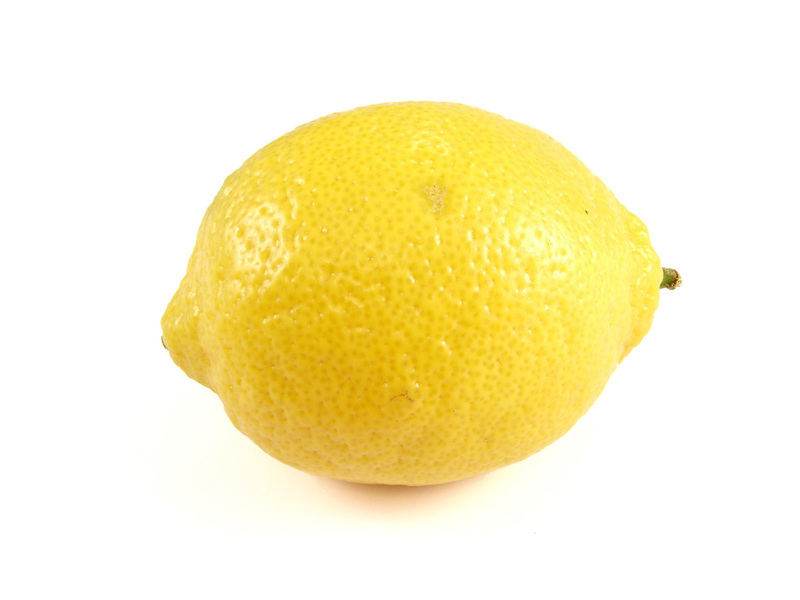
#> input picture img_entrenamiento/limon_6.jpg, 800 x 600 px, found by its file name
$ python Extraccion_Caracteristicas.py
#> lines starting #> are read from the running program, lines starting #| are printed output that depends on the picture; after the words box and inside, x2 and y2 are one past the last pixel; in counts of white or black regions, pixels touching at a corner belong together; long printed decimals are rounded
### Proseacimiento.py
"""Necesito de aca poder obtener aquellas imagenes que sirvan

 - Contorno
 - Im Gris
 - Im Binaria ---> Mascara
"""
import cv2
import numpy as np


# [92 lines left out: functions Aplicar_Mascara, Apila_horizontal, Mostrar_con_bordes, Get_Mascara, Contornear, Get_Contorno, not called in this run]


def Filtrados(imagen):
    """
    Recibe un IMAGEN\n
    DEVUELVE un MASCARA Y CONTONRNO
    """


 # ---- PREPROCESAMIENTO Y FILTRADO ----------


    img = imagen.copy()


    # img_erosion = cv2.erode(img, kernel, iterations=1)
    # img_dilation = cv2.dilate(img_erosion, kernel, iterations=1)
    kernel_close = np.ones((9,9), np.uint8)
    kernel_erosion = np.ones((3,3), np.uint8)
    contorno = None

    # PRUEBA 1

    # edge_1 = cv2.edgePreservingFilter( img, flags = 2, sigma_s= 50 , sigma_r = 0.30 )
    # style_0 = cv2.stylization(edge_1 , sigma_s = 60, sigma_r = 0.6 )
    edge = cv2.edgePreservingFilter( img, flags = 2, sigma_s= 50 , sigma_r = 0.50 )
    style = cv2.stylization(edge , sigma_s = 50, sigma_r = 0.4 )
    gris = cv2.cvtColor( style, cv2.COLOR_BGR2GRAY)


    # blur = cv2.GaussianBlur(gris,(5,5),0)
    # t, th = cv2.threshold(gris, 0, 255, cv2.THRESH_BINARY_INV | cv2.THRESH_OTSU)
    th = cv2.adaptiveThreshold(gris, 255 , cv2.ADAPTIVE_THRESH_GAUSSIAN_C ,cv2.THRESH_BINARY_INV, 555 ,2)
    # ret, th = cv2.threshold(gris, 0, 255, cv2.THRESH_BINARY_INV+cv2.THRESH_OTSU)

    mascara = cv2.morphologyEx(th, cv2.MORPH_CLOSE, kernel_close)
    img_erosion = cv2.erode(mascara, kernel_erosion, iterations=1)

    contours, _ = cv2.findContours(img_erosion, cv2.RETR_TREE, cv2.CHAIN_APPROX_SIMPLE)
    buenos_cnt =list()
    for c in contours:

        area = cv2.contourArea(c)

        if  (img.shape[0] * img.shape[1])*0.1 < area  and area < (img.shape[0] * img.shape[1])*0.75:

            buenos_cnt.append(c)
        # cv2.drawContours(img, [c], 0, (0, 255, 0), 2, cv2.LINE_AA)
        # cv2.imshow('imaima',img)

    cnt = max(buenos_cnt, key=cv2.contourArea)

    # [7 lines of commented-out code are left out]


    MASCARA  = img_erosion
    CONTORNO = cnt


    return MASCARA, CONTORNO


# [67 lines left out: function PreProcesamiento, not called in this run]


# [12 lines that do not run on import are left out]

### Extraccion_Caracteristicas.py
from math import pi
import cv2
import imutils
import numpy as np
from numpy.lib.type_check import imag
import matplotlib.pyplot as plt

from collections import Counter

import Proseacimiento


def Get_Vector_Caracteristicas(imagen, mascara, contorno):

    CARACTERISTICAS = list()

    # cv2.imshow('Imagen Original', imagen)
    prop_cnt = Calc_Propiedades_Contorno(contorno,mascara)

    prop_hist = Propiedades_Histograma(imagen, mascara)

 # !!!!!!!!!!!!!!!1  Usar concatencion de dos lista o empaquetamiento para unirlas y crear las caracteristicas
    for cnt in prop_cnt:
        CARACTERISTICAS.append(cnt)
    for hist in prop_hist:
        CARACTERISTICAS.append(hist)


    return CARACTERISTICAS

def Calc_Propiedades_Contorno( cnt , masc):
    """
    En principio recibe una Fruta, puede recibir el contorno de la misma directamente.
    calcula las propiedades mas relevante
    Las guarda en un LISTA  o en un DICCIONARIO (decidirlo)

    """
    propiedades = list()


 #MOMENTOS HU
    x, y, width, height = cv2.boundingRect(cnt)

    roi = cv2.resize(masc[y:y + height, x:x + width], (50, 50))
    momentos_hu = cv2.HuMoments(cv2.moments(roi)).flatten()
    propiedades.extend([momentos_hu[0], momentos_hu[2], momentos_hu[2]]) #Usa los 3 primeros momentos
    # propiedades.extend(momentos_hu[0:3]) #Usa los 3 primeros momentos

    # MOMENTOS deL controno
    M = cv2.moments(cnt)


    #centroide
    #Coordenadas del centoride
    cx = int(M['m10']/M['m00'])
    cy = int(M['m01']/M['m00'])


  #El AREA DEL CONTORNOP viene dada por la función cv2.contourArea() o por el momento M [‘m00’].
    area = cv2.contourArea(cnt)

  # PERIMETRO
    perimetro = cv2.arcLength(cnt,True)


  # RELACION DE ASPECTO
    #razón entre el ancho y la altura del contorno del objeto
    x,y,w,h = cv2.boundingRect(cnt)
    aspect_ratio = float(w)/h

  #LA EXTEBSION : es la razón entre el área del contorno y el área del rectángulo delimitador
    rect_area = w*h
    extension = float(area)/rect_area

  # SOLIDEZ
    #  es la razón entre el área del contorno y el área de su envoltura convexa.
    envoltura = cv2.convexHull(cnt)
    area_envoltura = cv2.contourArea(envoltura)
    solidez = float(area)/area_envoltura
  #


    #Diámetro equivalente diámetro del círculo cuya área es igual que el área del contorno.
    equi_diametro = np.sqrt(4*area/np.pi)


    # print(f'El DIAMETRO EQUIVALENTE es : {equi_diametro}')


    # ORIENTACION
    # La orientación es el ángulo que forma el eje mayor de la elipse circunscrita
    # al objeto, con la dirección horizontal.
    # El siguiente método también da las longitudes del Eje Mayor y del Eje Menor de dicha elipse.
    # (x,y),(MA,ma),angle = cv2.fitEllipse(cnt)
    # print(f'La ORIENTACION  es : {angle}')

    #    Valores mínimo y máximo y sus respectivas coordenadas
    #   Estos valores pueden encontrarse utilizando una máscara de la imagen:
    # min_val, max_val, min_loc, max_loc = cv2.minMaxLoc(imgray,mask = mask)

    #!!! propiedades.append(cx)
    #!!! propiedades.append(cy)

    #!!! propiedades.append(area)
    # propiedades.append(aspect_ratio)
    #!!! propiedades.append(perimetro)
    #!!!--< propiedades.append(equi_diametro) ------ lo use y bajo considerablemente la eficiencia
    #!!!--< propiedades.append(rect_area)
    # propiedades.append(extension)

    # propiedades.append(solidez)


    compacidad = (perimetro**2) / area
    redondez = (4 * pi * area) / (perimetro**2)
    propiedades.append(redondez)
    propiedades.append(compacidad)


    return propiedades


def Propiedades_Histograma(img, masc):
    """
    toma la imagen y calcula el valor maximo de  histograma
    """

    propiedades = list()

    #Histograma en BGR
    color = ('b','g','r')
    max_bgr = list()
    for i, col in enumerate(color):

        histr = cv2.calcHist( [img], [i], masc, [255], [0,255])
        max_bgr.append( np.argmax( histr ) )

    #     plt.plot( histr, color = col )
    # plt.show()


    #Histograma en HSV
    im_hsv = cv2.cvtColor(img, cv2.COLOR_BGR2HSV)

    hist =  cv2.calcHist([im_hsv], [0], masc, [180], [ 0, 180])  #[180, 256], [0, 180, 0, 256])
    # plt.plot( hist, color = 'g' )


    max_h = np.argmax(hist)

    # [14 lines of commented-out code are left out]
    propiedades.append(max_h)
    return propiedades


if __name__ == "__main__":

    CARACTERISTICAS = list()

    imagen = cv2.imread("img/limon_6.jpg")
#> imagen is the input picture: shape (600, 800, 3); mean B, G, R 197.9, 241.5, 251.3
    imagen = cv2.resize(imagen, (230,230))
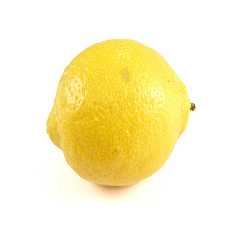
#> imagen: shape (230, 230, 3); mean B, G, R 197.9, 241.4, 251.2
    imagen = imutils.resize(imagen, width= 230)

    # cv2.imshow('Imagen Original', imagen)
    mascara , contorno = Proseacimiento.Filtrados(imagen)
#> in Filtrados, `edge = cv2.edgePreservingFilter( img, flags = 2, sigma_s= 50 , sigma_r..`:
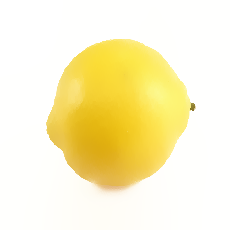
#> edge: shape (230, 230, 3); mean B, G, R 198.5, 241.8, 251.4
#> in Filtrados, `style = cv2.stylization(edge , sigma_s = 50, sigma_r = 0.4 )`:
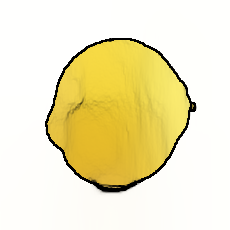
#> style: shape (230, 230, 3); mean B, G, R 192, 232.7, 241.6
#> in Filtrados, `gris = cv2.cvtColor( style, cv2.COLOR_BGR2GRAY)`:
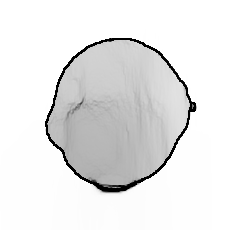
#> gris: shape (230, 230); min 0, max 255, mean 230.8
#> in Filtrados, `th = cv2.adaptiveThreshold(gris, 255 , cv2.ADAPTIVE_THRESH_GAUSSIAN_C ..`:
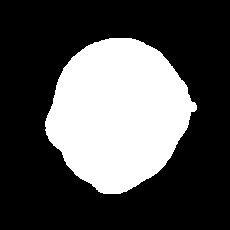
#> th: shape (230, 230); 31.6% white; 1 white region, box (x1, y1, x2, y2) and area: (45, 38, 197, 194) 16691
#> in Filtrados, `mascara = cv2.morphologyEx(th, cv2.MORPH_CLOSE, kernel_close)`: mascara: shape (230, 230); 31.6% white; 1 white region, box (x1, y1, x2, y2) and area: (45, 38, 197, 194) 16693
#> in Filtrados, `img_erosion = cv2.erode(mascara, kernel_erosion, iterations=1)`:
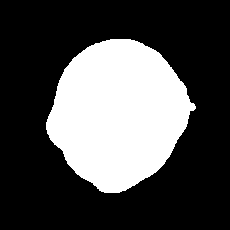
#> img_erosion: shape (230, 230); 30.4% white; 1 white region
#> in Filtrados, `contours, _ = cv2.findContours(img_erosion, cv2.RETR_TREE, cv2.CHAIN_A..`: contours = 1 contour; box (x1, y1, x2, y2) and area: (46, 39, 196, 193) 15874
#> the loop in Filtrados, `for c in contours: ` made 1 pass
#> area on pass 1: 15874.5
#> after the loop in Filtrados, `for c in contours:`: buenos_cnt has the same summary as contours
#> in Filtrados, `cnt = max(buenos_cnt, key=cv2.contourArea)`: cnt = contour of 228 points, box (x1, y1, x2, y2) (46, 39, 196, 193), area 15874
#> in Filtrados, `CONTORNO = cnt`: CONTORNO has the same summary as cnt
#> contorno has the same summary as cnt in Filtrados
    prop_cnt = Calc_Propiedades_Contorno(contorno, mascara)
#> in Calc_Propiedades_Contorno, `x, y, width, height = cv2.boundingRect(cnt)`: x = 46; y = 39; width = 150; height = 154
#> in Calc_Propiedades_Contorno, `roi = cv2.resize(masc[y:y + height, x:x + width], (50, 50))`:
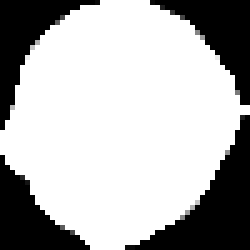
#> roi: shape (50, 50) (shown 5 times larger); min 0, max 255, mean 178.2
#> in Calc_Propiedades_Contorno, `momentos_hu = cv2.HuMoments(cv2.moments(roi)).flatten()`: momentos_hu = [0.000629, 2.58e-09, 7.27e-13, 4.13e-15, 1.19e-28, 1.46e-19, 1.92e-28]
#> in Calc_Propiedades_Contorno, `M = cv2.moments(cnt)`: M = moments, m00 15874.5, centre m10/m00, m01/m00 = (117.9, 113.3)
#> in Calc_Propiedades_Contorno, `cx = int(M['m10']/M['m00'])`: cx = 117
#> in Calc_Propiedades_Contorno, `cy = int(M['m01']/M['m00'])`: cy = 113
#> in Calc_Propiedades_Contorno, `area = cv2.contourArea(cnt)`: area = 15874.5
#> in Calc_Propiedades_Contorno, `perimetro = cv2.arcLength(cnt,True)`: perimetro = 490.9
#> in Calc_Propiedades_Contorno, `x,y,w,h = cv2.boundingRect(cnt)`: w = 150; h = 154
#> in Calc_Propiedades_Contorno, `aspect_ratio = float(w)/h`: aspect_ratio = 0.974
#> in Calc_Propiedades_Contorno, `rect_area = w*h`: rect_area = 23100
#> in Calc_Propiedades_Contorno, `extension = float(area)/rect_area`: extension = 0.687
#> in Calc_Propiedades_Contorno, `envoltura = cv2.convexHull(cnt)`: envoltura = contour of 42 points, box (x1, y1, x2, y2) (46, 39, 196, 193), area 16190
#> in Calc_Propiedades_Contorno, `area_envoltura = cv2.contourArea(envoltura)`: area_envoltura = 16189.5
#> in Calc_Propiedades_Contorno, `solidez = float(area)/area_envoltura`: solidez = 0.981
#> in Calc_Propiedades_Contorno, `equi_diametro = np.sqrt(4*area/np.pi)`: equi_diametro = 142.2
#> in Calc_Propiedades_Contorno, `compacidad = (perimetro**2) / area`: compacidad = 15.18
#> in Calc_Propiedades_Contorno, `redondez = (4 * pi * area) / (perimetro**2)`: redondez = 0.828
#> prop_cnt = [0.000629, 7.27e-13, 7.27e-13, 0.828, 15.18]
    print('Cantidad de Proiedades de CONTORNO: ', len(prop_cnt))
#| Cantidad de Proiedades de CONTORNO:  5

    prop_hist = Propiedades_Histograma(imagen, mascara)
#> after the loop in Propiedades_Histograma, `for i, col in enumerate(color):`: max_bgr = [58, 223, 253]
#> in Propiedades_Histograma, `im_hsv = cv2.cvtColor(img, cv2.COLOR_BGR2HSV)`: im_hsv: shape (230, 230, 3); mean H, S, V 10.1, 56.3, 251.3
#> in Propiedades_Histograma, `hist =  cv2.calcHist([im_hsv], [0], masc, [180], [ 0, 180])`: hist = 180 values, max 3786 at index 24, min 0 at index 0, mean 89.34
#> in Propiedades_Histograma, `max_h = np.argmax(hist)`: max_h = 24
#> prop_hist = [24]
    print('Cantidad de Proiedades de HISTOGRAMA: ', len(prop_hist))
#| Cantidad de Proiedades de HISTOGRAMA:  1

 # !!!!!!!!!!!!!!!1  Usar concatencion de dos lista o empaquetamiento para unirlas y crear las caracteristicas

    for cnt in prop_cnt:
        CARACTERISTICAS.append(cnt)
#> this loop made 5 passes
#> cnt on passes 1 to 5: 0.000629, 7.27e-13, 7.27e-13, 0.828, 15.18
#> after the loop, CARACTERISTICAS = [0.000629, 7.27e-13, 7.27e-13, 0.828, 15.18]
    for hist in prop_hist:
        CARACTERISTICAS.append(hist)
#> this loop made 1 pass
#> after the loop, CARACTERISTICAS = [0.000629, 7.27e-13, 7.27e-13, 0.828, 15.18, 24]

    print(CARACTERISTICAS)
#| [0.0006292, 7.267929625651903e-13, 7.267929625651903e-13, 0.8277, 15.183, 24]

$ run again, with img_entrenamiento/limon_4.jpg copied over img_entrenamiento/limon_6.jpg
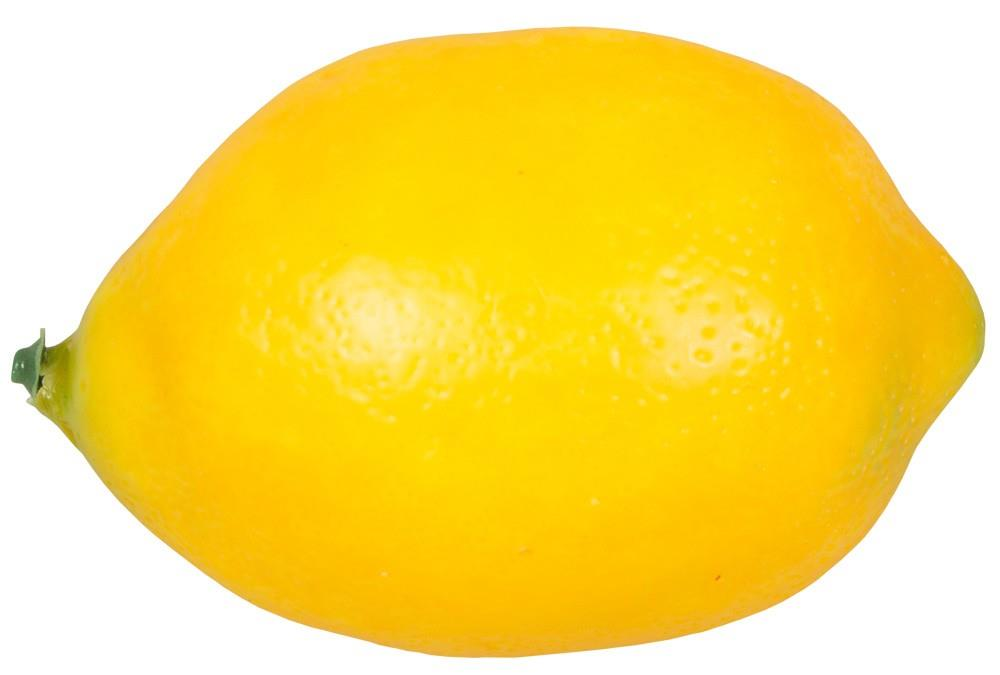
#> input picture img_entrenamiento/limon_4.jpg, 1000 x 675 px, found by its file name
#> imagen is the input picture: shape (675, 1000, 3); mean B, G, R 97.3, 221.3, 251.6
#> imagen: shape (230, 230, 3)
#> th: shape (230, 230); 67.1% white; 1 black region, box (x1, y1, x2, y2) and area: (0, 0, 230, 230) 17407
#> mascara: shape (230, 230); 67.3% white; 2 black regions, box (x1, y1, x2, y2) and area: (0, 0, 230, 118) 9539, (0, 126, 230, 230) 7741
#> img_erosion: shape (230, 230); 65.7% white; 2 black regions
#> contours = 1 contour; box (x1, y1, x2, y2) and area: (0, 9, 230, 224) 34455
#> the loop in Filtrados, `for c in contours: ` made 1 pass
#> area on pass 1: 34455
#> after the loop in Filtrados, `for c in contours:`: buenos_cnt has the same summary as contours
#> in Filtrados, `cnt = max(buenos_cnt, key=cv2.contourArea)`: cnt = contour of 344 points, box (x1, y1, x2, y2) (0, 9, 230, 224), area 34455
#> CONTORNO has the same summary as cnt
#> contorno has the same summary as cnt in Filtrados
#> x = 0; y = 9; width = 230; height = 215
#> in Calc_Propiedades_Contorno, `roi = cv2.resize(masc[y:y + height, x:x + width], (50, 50))`:
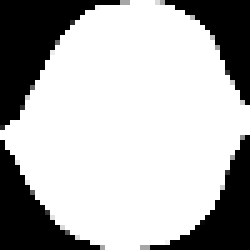
#> roi: shape (50, 50) (shown 5 times larger); min 0, max 255, mean 179.4
#> momentos_hu = [0.000632, 5.33e-09, 1.22e-12, 7.48e-15, -3.57e-28, 2.94e-20, 6.18e-28]
#> M = moments, m00 34455, centre m10/m00, m01/m00 = (119.2, 117.4)
#> cx = 119
#> cy = 117
#> in Calc_Propiedades_Contorno, `area = cv2.contourArea(cnt)`: area = 34455
#> perimetro = 731.4
#> w = 230; h = 215
#> aspect_ratio = 1.07
#> rect_area = 49450
#> extension = 0.697
#> envoltura = contour of 51 points, box (x1, y1, x2, y2) (0, 9, 230, 224), area 35366
#> area_envoltura = 35365.5
#> solidez = 0.974
#> equi_diametro = 209.5
#> compacidad = 15.52
#> redondez = 0.809
#> prop_cnt = [0.000632, 1.22e-12, 1.22e-12, 0.809, 15.52]
#| Cantidad de Proiedades de CONTORNO:  5
#> after the loop in Propiedades_Histograma, `for i, col in enumerate(color):`: max_bgr = [0, 216, 254]
#> im_hsv: shape (230, 230, 3); mean H, S, V 18.3, 157.2, 251.7
#> in Propiedades_Histograma, `hist =  cv2.calcHist([im_hsv], [0], masc, [180], [ 0, 180])`: hist = 180 values, max 10287 at index 25, min 0 at index 1, mean 193.1
#> max_h = 25
#> prop_hist = [25]
#| Cantidad de Proiedades de HISTOGRAMA:  1
#> the loop `for cnt in prop_cnt:` made 5 passes
#> cnt on passes 1 to 5: 0.000632, 1.22e-12, 1.22e-12, 0.809, 15.52
#> after the loop `for cnt in prop_cnt:`: CARACTERISTICAS = [0.000632, 1.22e-12, 1.22e-12, 0.809, 15.52]
#> the loop `for hist in prop_hist:` made 1 pass
#> after the loop `for hist in prop_hist:`: CARACTERISTICAS = [0.000632, 1.22e-12, 1.22e-12, 0.809, 15.52, 25]
#| [0.0006322, 1.217563739171596e-12, 1.217563739171596e-12, 0.8095, 15.524, 25]
